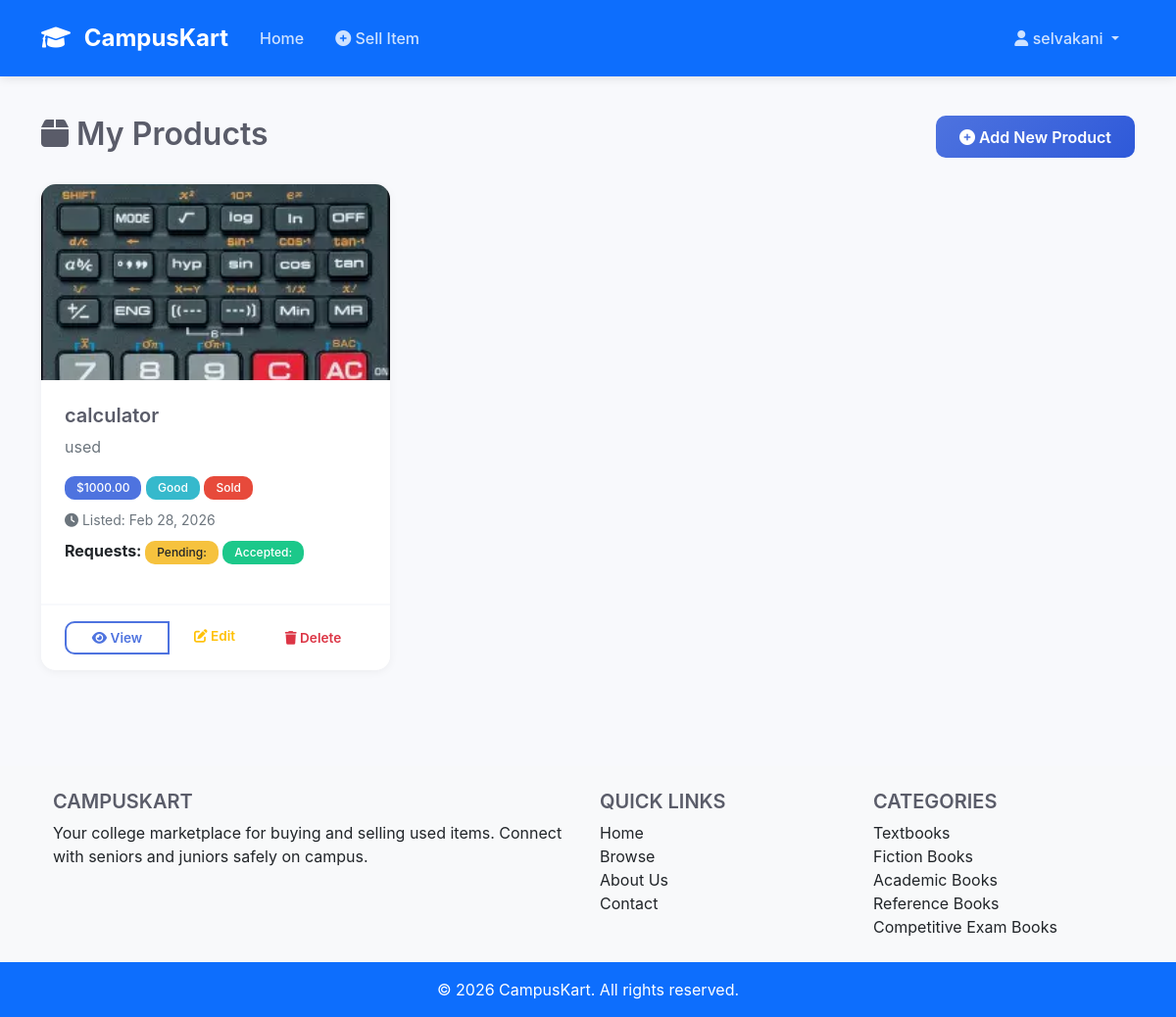
Screenshot of /my-products/ (signed in) with the database file from the repository.
### myapp/models.py (models this page shows, shortened)
class Product(models.Model):
    CONDITION_CHOICES = [
        ('like_new', 'Like New'),
        ('good', 'Good'),
        ('fair', 'Fair'),
        ('poor', 'Poor'),
    ]
    seller = models.ForeignKey(User, on_delete=models.CASCADE, related_name='products')
    category = models.ForeignKey(Category, on_delete=models.SET_NULL, null=True)
    name = models.CharField(max_length=200)
    description = models.TextField()
    price = models.DecimalField(max_digits=10, decimal_places=2)
    condition = models.CharField(max_length=20, choices=CONDITION_CHOICES)
    image = models.ImageField(upload_to='product_images/')
    is_sold = models.BooleanField(default=False)
    created_at = models.DateTimeField(auto_now_add=True)

class Category(models.Model):
    name = models.CharField(max_length=100)
    slug = models.SlugField(unique=True)
    icon = models.CharField(max_length=50, blank=True)
    class Meta:
        verbose_name_plural = "Categories"

### myapp/views.py (the view)
# urls.py: path('my-products/', views.my_products, name='my_products'),
@login_required
def my_products(request):
    products = Product.objects.filter(seller=request.user).order_by('-created_at')
    return render(request, 'my_products.html', {'products': products})

### myapp/context_processors.py (called while the page is built)
def categories_processor(request):
    return {
        'all_categories': Category.objects.all()
    }

### myapp/templates/my_products.html (shortened to what this page needs)
{% extends 'base.html' %}
{% block content %}
<div class="container">
    <div class="row mb-4">
        <div class="col-md-8">
            <h2><i class="fas fa-box"></i> My Products</h2>
        </div>
        <div class="col-md-4 text-end">
            <a href="{% url 'add_product' %}" class="btn btn-primary">
                <i class="fas fa-plus-circle"></i> Add New Product
            </a>
        </div>
    </div>
    <div class="row">
        {% for product in products %}
            <div class="col-md-4 mb-4">
                <div class="card h-100">
                    <img src="{{ product.image.url }}" class="card-img-top" alt="{{ product.name }}" style="height: 200px; object-fit: cover;">
                    <div class="card-body">
                        <h5 class="card-title">{{ product.name }}</h5>
                        <p class="card-text text-muted">{{ product.description|truncatechars:100 }}</p>
                        <div class="mb-2">
                            <span class="badge bg-primary">${{ product.price }}</span>
                            <span class="badge bg-info">{{ product.get_condition_display }}</span>
                            {% if product.is_sold %}
                                <span class="badge bg-danger">Sold</span>
                            {% else %}
                                <span class="badge bg-success">Available</span>
                            {% endif %}
                        </div>
                        <div class="mb-2">
                            <small class="text-muted">
                                <i class="fas fa-clock"></i> Listed: {{ product.created_at|date:"M d, Y" }}
                            </small>
                        </div>
                        <div class="mb-3">
                            <strong>Requests: </strong>
                            <span class="badge bg-warning text-dark">Pending: {{ product.requests.pending.count }}</span>
                            <span class="badge bg-success">Accepted: {{ product.requests.accepted.count }}</span>
                        </div>
                    </div>
                    <div class="card-footer bg-white">
                        <div class="btn-group w-100">
                            <a href="{% url 'product_detail' product.id %}" class="btn btn-outline-primary btn-sm">
                                <i class="fas fa-eye"></i> View
                            </a>
                            <a href="{% url 'edit_product' product.id %}" class="btn btn-outline-warning btn-sm">
                                <i class="fas fa-edit"></i> Edit
                            </a>
                            <button type="button" class="btn btn-outline-danger btn-sm" data-bs-toggle="modal" data-bs-target="#deleteModal{{ product.id }}">
                                <i class="fas fa-trash"></i> Delete
                            </button>
                        </div>
                    </div>
                </div>
            </div>
        {% endfor %}
    </div>
</div>
{% endblock %}

### myapp/templates/base.html (shortened to what this page needs)
<!DOCTYPE html>
<html lang="en">
<head>
    <link href="https://cdn.jsdelivr.net/npm/bootstrap@5.1.3/dist/css/bootstrap.min.css" rel="stylesheet">
    <link rel="stylesheet" href="https://cdnjs.cloudflare.com/ajax/libs/font-awesome/6.0.0/css/all.min.css">
    {% load static %}
    <link rel="stylesheet" href="{% static 'css/style.css' %}">
</head>
<body>
    <nav class="navbar navbar-expand-lg navbar-dark bg-primary">
        <div class="container">
            <a class="navbar-brand" href="{% url 'index' %}">
                <i class="fas fa-graduation-cap"></i> CampusKart
            </a>
            <div class="collapse navbar-collapse" id="navbarNav">
                <ul class="navbar-nav me-auto">
                    <li class="nav-item">
                        <a class="nav-link" href="{% url 'index' %}">Home</a>
                    </li>
                    {% if user.is_authenticated %}
                        <li class="nav-item">
                            <a class="nav-link" href="{% url 'add_product' %}">
                                <i class="fas fa-plus-circle"></i> Sell Item
                            </a>
                        </li>
                    {% endif %}
                </ul>
                <ul class="navbar-nav">
                    {% if user.is_authenticated %}
                        <li class="nav-item dropdown">
                            <a class="nav-link dropdown-toggle" href="#" id="navbarDropdown" role="button" data-bs-toggle="dropdown">
                                <i class="fas fa-user"></i> {{ user.username }}
                            </a>
                        </li>
                    {% endif %}
                </ul>
            </div>
        </div>
    </nav>
    <main class="py-4">
        {% block content %}{% endblock %}
    </main>
    <footer class="bg-light text-center text-lg-start mt-5">
        <div class="container p-4">
            <div class="row">
                <div class="col-lg-6 col-md-12 mb-4 mb-md-0">
                    <h5 class="text-uppercase">CampusKart</h5>
                    <p>
                        Your college marketplace for buying and selling used items.
                        Connect with seniors and juniors safely on campus.
                    </p>
                </div>
                <div class="col-lg-3 col-md-6 mb-4 mb-md-0">
                    <h5 class="text-uppercase">Quick Links</h5>
                    <ul class="list-unstyled mb-0">
                        <li><a href="{% url 'index' %}" class="text-dark">Home</a></li>
                        <li><a href="{% url 'product_list' %}" class="text-dark">Browse</a></li>
                        <li><a href="#" class="text-dark">About Us</a></li>
                        <li><a href="#" class="text-dark">Contact</a></li>
                    </ul>
                </div>
                <div class="col-lg-3 col-md-6 mb-4 mb-md-0">
                    <h5 class="text-uppercase">Categories</h5>
                    <ul class="list-unstyled mb-0">
                        {% for category in all_categories|slice:":5" %}
                            <li><a href="{% url 'product_list' %}?category={{ category.id }}" class="text-dark">{{ category.name }}</a></li>
                        {% endfor %}
                    </ul>
                </div>
            </div>
        </div>
        <div class="text-center p-3 bg-primary text-white">
            © 2026 CampusKart. All rights reserved.
        </div>
    </footer>
</body>
</html>

### static/css/style.css (style rules this page uses)
:root { --primary-color: #4e73df; --primary-dark: #2e59d9; --secondary-color: #858796; --success-color: #1cc88a; --info-color: #36b9cc; --warning-color: #f6c23e; --danger-color: #e74a3b; --light-color: #f8f9fc; --dark-color: #5a5c69; }
body { font-family: 'Nunito', -apple-system, BlinkMacSystemFont, 'Segoe UI', Roboto, 'Helvetica Neue', Arial, sans-serif; background-color: #f8f9fc; min-height: 100vh; display: flex; flex-direction: column; }
main { flex: 1; }
h1, h2, h3, h4, h5, h6 { font-weight: 600; color: var(--dark-color); }
.navbar { box-shadow: 0 2px 10px rgba(0,0,0,.1); padding: 1rem 0; }
.navbar-brand { font-weight: 700; font-size: 1.5rem; }
.navbar-brand i { margin-right: 8px; }
.navbar-dark .navbar-nav .nav-link { color: rgba(255,255,255,.8); font-weight: 500; padding: 0.5rem 1rem !important; transition: all 0.3s; }
.card { border: none; border-radius: 15px; box-shadow: 0 2px 10px rgba(0,0,0,.05); transition: all 0.3s ease; overflow: hidden; }
.card-body { padding: 1.5rem; }
.card-footer { background: white; border-top: 2px solid var(--light-color); padding: 1rem 1.5rem; }
.btn { font-weight: 600; padding: 0.6rem 1.5rem; border-radius: 10px; transition: all 0.3s; border: none; }
.btn-primary { background: linear-gradient(135deg, var(--primary-color), var(--primary-dark)); color: white; }
.btn-outline-primary { border: 2px solid var(--primary-color); color: var(--primary-color); background: transparent; }
.btn-sm { padding: 0.3rem 1rem; font-size: 0.85rem; }
.badge { padding: 0.5em 1em; font-weight: 500; border-radius: 10px; }
.badge.bg-primary { background: var(--primary-color) !important; }
.badge.bg-success { background: var(--success-color) !important; }
.badge.bg-warning { background: var(--warning-color) !important; }
.badge.bg-danger { background: var(--danger-color) !important; }
.badge.bg-info { background: var(--info-color) !important; }
footer { background: white; border-top: 2px solid var(--light-color); margin-top: auto; }
footer a { text-decoration: none; transition: all 0.3s; }
.fade-in { animation: fadeIn 0.5s; }

### rows the page displays
Product: image (picture), name "calculator", description "used", price "1000.00", condition "Good", is_sold "Sold", created_at "Feb 28, 2026"
Category: name "Textbooks"
Category: name "Fiction Books"
Category: name "Academic Books"
Category: name "Reference Books"
Category: name "Competitive Exam Books"

### other values shown
{{ user.username }} "selvakani"
